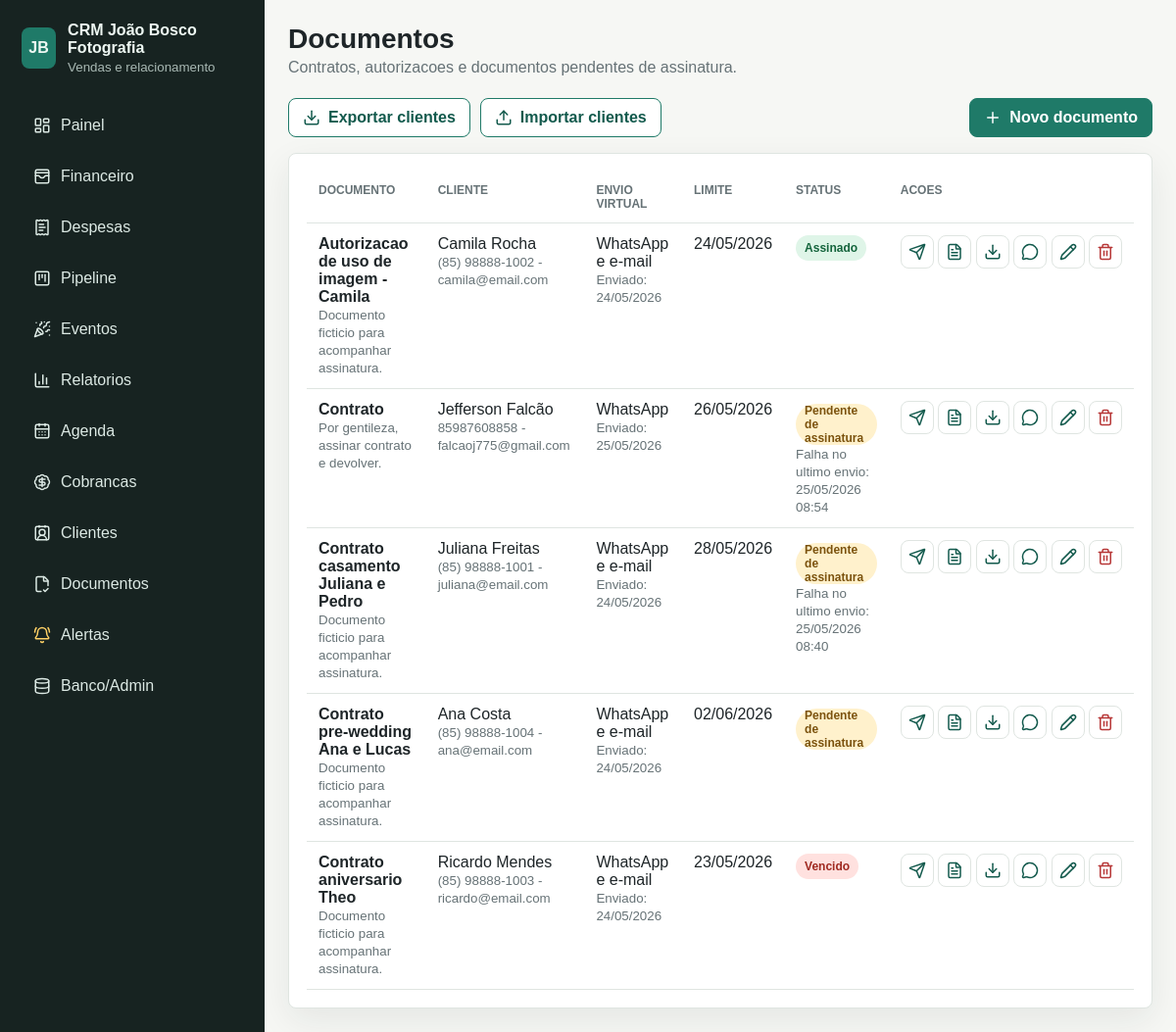
The app's page /documentos/, older data.
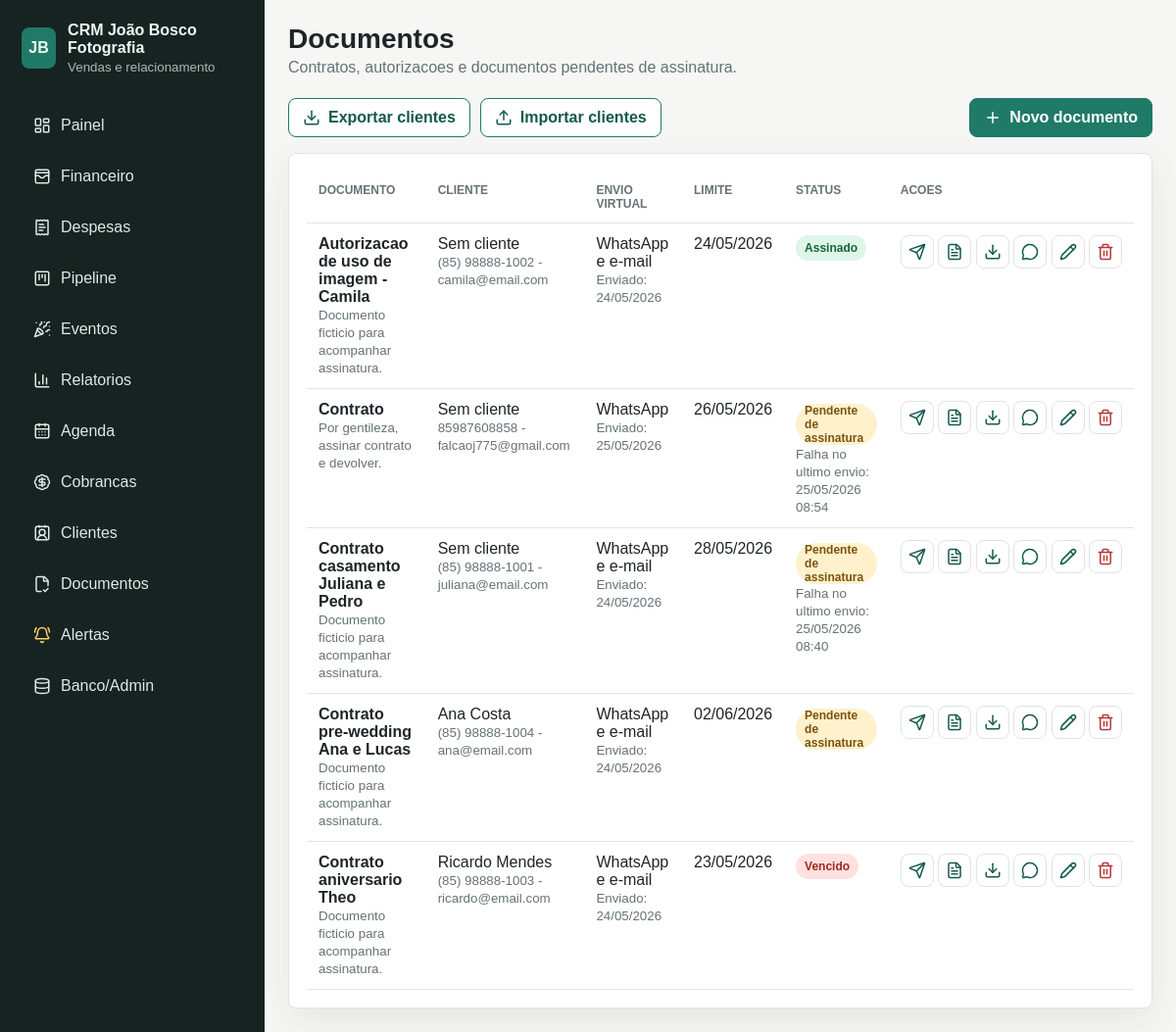
The same page, newer data.
### crm/models.py (models this page shows, shortened)
class Documento(models.Model):
    STATUS_CHOICES = [
        ("rascunho", "Rascunho"),
        ("enviado", "Enviado para assinatura"),
        ("pendente", "Pendente de assinatura"),
        ("assinado", "Assinado"),
        ("vencido", "Vencido"),
    ]
    ENVIO_CHOICES = [
        ("whatsapp", "WhatsApp"),
        ("email", "E-mail"),
        ("ambos", "WhatsApp e e-mail"),
    ]
    cliente = models.ForeignKey(Cliente, on_delete=models.SET_NULL, null=True, blank=True, related_name="documentos")
    titulo = models.CharField(max_length=160)
    status = models.CharField(max_length=20, choices=STATUS_CHOICES, default="pendente")
    contato_whatsapp = models.CharField(max_length=30, blank=True)
    contato_email = models.EmailField(blank=True)
    forma_envio = models.CharField(max_length=20, choices=ENVIO_CHOICES, default="whatsapp")
    enviado_em = models.DateField(null=True, blank=True)
    assinado_em = models.DateField(null=True, blank=True)
    data_limite = models.DateField(null=True, blank=True)
    conteudo_contrato = models.TextField(
        blank=True,
        default=(
            "CONTRATO DE PRESTACAO DE SERVICOS FOTOGRAFICOS\n\n"
            "Cliente: {{ cliente_nome }}\n"
            "Contato: {{ cliente_contato }}\n"
            "Servico contratado: {{ servico }}\n"
            "Valor: R$ {{ valor }}\n"
            "Data do evento: {{ data_evento }}\n\n"
            "O presente contrato define prazos, entrega dos arquivos, forma de pagamento "
            "e autorizacao de uso de imagem conforme combinado entre as partes.\n\n"
            "Assinatura do cliente: ______________________________\n"
            "Assinatura do fotografo: ____________________________"
        ),
    )
    observacoes = models.TextField(blank=True)
    ultimo_envio_em = models.DateTimeField(null=True, blank=True)
    ultimo_envio_sucesso = models.BooleanField(default=False)
    ultimo_envio_retorno = models.TextField(blank=True)
    criado_em = models.DateTimeField(auto_now_add=True)
    class Meta:
        ordering = ["status", "data_limite", "titulo"]

class Cliente(models.Model):
    nome = models.CharField(max_length=160)
    telefone = models.CharField(max_length=30, blank=True)
    email = models.EmailField(blank=True)
    origem = models.CharField(max_length=80, blank=True)
    tipo_evento = models.CharField(max_length=100, blank=True)
    data_evento = models.DateField(null=True, blank=True)
    proxima_oportunidade = models.DateField(
        null=True,
        blank=True,
        help_text="Data prevista para tentar uma nova venda.",
    )
    observacoes = models.TextField(blank=True)
    criado_em = models.DateTimeField(auto_now_add=True)
    atualizado_em = models.DateTimeField(auto_now=True)
    class Meta:
        ordering = ["nome"]

### crm/views.py (the view)
# urls.py: path("documentos/", views.documentos, name="documentos"),
def documentos(request):
    docs = Documento.objects.select_related("cliente")
    return render(request, "crm/documentos.html", {"documentos": docs})

### templates/crm/documentos.html (shortened to what this page needs)
{% extends "base.html" %}
{% block page_title %}Documentos{% endblock %}
{% block page_subtitle %}Contratos, autorizacoes e documentos pendentes de assinatura.{% endblock %}
{% block content %}
<section class="toolbar">
  <div class="toolbar-actions">
    <a class="button ghost" href="{% url 'clientes_exportar_planilha' %}"><i data-lucide="download"></i>Exportar clientes</a>
    <form class="import-form" method="post" action="{% url 'clientes_importar_planilha' %}" enctype="multipart/form-data">
      <label class="button ghost" for="planilha-clientes"><i data-lucide="upload"></i>Importar clientes</label>
    </form>
  </div>
  <a class="button" href="{% url 'documento_novo' %}"><i data-lucide="plus"></i>Novo documento</a>
</section>
<section class="panel">
  <div class="table-wrap">
    <table>
      <thead><tr><th>Documento</th><th>Cliente</th><th>Envio virtual</th><th>Limite</th><th>Status</th><th>Acoes</th></tr></thead>
      <tbody>
        {% for documento in documentos %}
          <tr>
            <td><strong>{{ documento.titulo }}</strong><br><small>{{ documento.observacoes }}</small></td>
            <td>
              {% if documento.cliente %}{{ documento.cliente.nome }}{% else %}Sem cliente{% endif %}
              <br><small>{{ documento.contato_whatsapp }}{% if documento.contato_email %} - {{ documento.contato_email }}{% endif %}</small>
            </td>
            <td>{{ documento.get_forma_envio_display }}<br><small>Enviado: {{ documento.enviado_em|date:"d/m/Y"|default:"Nao enviado" }}</small></td>
            <td>{{ documento.data_limite|date:"d/m/Y" }}</td>
            <td>
              <span class="badge {{ documento.status }}">{{ documento.get_status_display }}</span>
              {% if documento.ultimo_envio_em %}
                <br><small>{% if documento.ultimo_envio_sucesso %}Ultimo envio confirmado{% else %}Falha no ultimo envio{% endif %}: {{ documento.ultimo_envio_em|date:"d/m/Y H:i" }}</small>
              {% endif %}
            </td>
            <td class="actions">
              <form class="inline-form" method="post" action="{% url 'documento_enviar' documento.pk %}">
                <button class="icon-link" type="submit" title="Enviar documento real"><i data-lucide="send"></i></button>
              </form>
              <a class="icon-link" href="{% url 'documento_pdf' documento.pk %}" target="_blank" rel="noopener" title="Abrir PDF editavel"><i data-lucide="file-text"></i></a>
              <a class="icon-link" href="{% url 'documento_pdf' documento.pk %}?download=1" title="Baixar PDF editavel"><i data-lucide="download"></i></a>
              <a class="icon-link" href="{% url 'documento_whatsapp_manual' documento.pk %}" target="_blank" rel="noopener" title="Abrir WhatsApp com mensagem pronta"><i data-lucide="message-circle"></i></a>
              <a class="icon-link" href="{% url 'documento_editar' documento.pk %}" title="Editar"><i data-lucide="pencil"></i></a>
              <a class="icon-link danger" href="{% url 'documento_excluir' documento.pk %}" title="Excluir"><i data-lucide="trash-2"></i></a>
            </td>
          </tr>
        {% empty %}
          <tr><td colspan="6">Nenhum documento cadastrado.</td></tr>
        {% endfor %}
      </tbody>
    </table>
  </div>
</section>
{% endblock %}

Row changes from the older to the newer data that the page shows:
changed Documento "Autorizacao de uso de imagem - Camila": cliente.nome "Camila Rocha" → (not shown); now shows "Sem cliente"
changed Documento "Contrato": cliente.nome "Jefferson Falcão" → (not shown); now shows "Sem cliente"
changed Documento "Contrato casamento Juliana e Pedro": cliente.nome "Juliana Freitas" → (not shown); now shows "Sem cliente"
